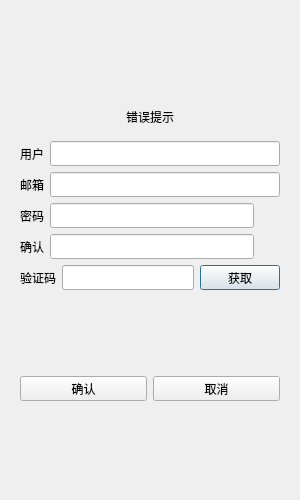
<?xml version="1.0" encoding="UTF-8"?>
<ui version="4.0">
 <class>RegistDialog</class>
 <widget class="QDialog" name="RegistDialog">
  <property name="geometry">
   <rect>
    <x>0</x>
    <y>0</y>
    <width>300</width>
    <height>500</height>
   </rect>
  </property>
  <property name="minimumSize">
   <size>
    <width>300</width>
    <height>500</height>
   </size>
  </property>
  <property name="maximumSize">
   <size>
    <width>300</width>
    <height>500</height>
   </size>
  </property>
  <property name="windowTitle">
   <string>Dialog</string>
  </property>
  <layout class="QHBoxLayout" name="horizontalLayout_7">
   <item>
    <layout class="QHBoxLayout" name="horizontalLayout_8">
     <item>
      <widget class="QStackedWidget" name="stackedWidget">
       <property name="currentIndex">
        <number>0</number>
       </property>
       <widget class="QWidget" name="page">
        <layout class="QVBoxLayout" name="verticalLayout_3">
         <item>
          <spacer name="verticalSpacer">
           <property name="orientation">
            <enum>Qt::Orientation::Vertical</enum>
           </property>
           <property name="sizeHint" stdset="0">
            <size>
             <width>20</width>
             <height>40</height>
            </size>
           </property>
          </spacer>
         </item>
         <item>
          <widget class="QWidget" name="widget" native="true">
           <layout class="QVBoxLayout" name="verticalLayout_4">
            <item>
             <widget class="QLabel" name="err_tip">
              <property name="text">
               <string>错误提示</string>
              </property>
              <property name="alignment">
               <set>Qt::AlignmentFlag::AlignCenter</set>
              </property>
             </widget>
            </item>
           </layout>
          </widget>
         </item>
         <item>
          <layout class="QHBoxLayout" name="horizontalLayout">
           <item>
            <widget class="QLabel" name="user_label">
             <property name="minimumSize">
              <size>
               <width>0</width>
               <height>25</height>
              </size>
             </property>
             <property name="maximumSize">
              <size>
               <width>16777215</width>
               <height>25</height>
              </size>
             </property>
             <property name="text">
              <string>用户</string>
             </property>
            </widget>
           </item>
           <item>
            <widget class="QLineEdit" name="user_edit">
             <property name="minimumSize">
              <size>
               <width>0</width>
               <height>25</height>
              </size>
             </property>
             <property name="maximumSize">
              <size>
               <width>16777215</width>
               <height>25</height>
              </size>
             </property>
            </widget>
           </item>
          </layout>
         </item>
         <item>
          <layout class="QHBoxLayout" name="horizontalLayout_2">
           <item>
            <widget class="QLabel" name="email_label">
             <property name="minimumSize">
              <size>
               <width>0</width>
               <height>25</height>
              </size>
             </property>
             <property name="maximumSize">
              <size>
               <width>16777215</width>
               <height>25</height>
              </size>
             </property>
             <property name="text">
              <string>邮箱</string>
             </property>
            </widget>
           </item>
           <item>
            <widget class="QLineEdit" name="email_edit">
             <property name="minimumSize">
              <size>
               <width>0</width>
               <height>25</height>
              </size>
             </property>
             <property name="maximumSize">
              <size>
               <width>16777215</width>
               <height>25</height>
              </size>
             </property>
            </widget>
           </item>
          </layout>
         </item>
         <item>
          <layout class="QHBoxLayout" name="horizontalLayout_3">
           <item>
            <widget class="QLabel" name="pass_label">
             <property name="minimumSize">
              <size>
               <width>0</width>
               <height>25</height>
              </size>
             </property>
             <property name="maximumSize">
              <size>
               <width>16777215</width>
               <height>25</height>
              </size>
             </property>
             <property name="text">
              <string>密码</string>
             </property>
            </widget>
           </item>
           <item>
            <widget class="QLineEdit" name="pass_edit">
             <property name="minimumSize">
              <size>
               <width>0</width>
               <height>25</height>
              </size>
             </property>
             <property name="maximumSize">
              <size>
               <width>16777215</width>
               <height>25</height>
              </size>
             </property>
            </widget>
           </item>
           <item>
            <widget class="ClickedLabel" name="pass_visible">
             <property name="minimumSize">
              <size>
               <width>20</width>
               <height>20</height>
              </size>
             </property>
             <property name="maximumSize">
              <size>
               <width>20</width>
               <height>20</height>
              </size>
             </property>
             <property name="text">
              <string/>
             </property>
            </widget>
           </item>
          </layout>
         </item>
         <item>
          <layout class="QHBoxLayout" name="horizontalLayout_4">
           <item>
            <widget class="QLabel" name="confirm_label">
             <property name="minimumSize">
              <size>
               <width>0</width>
               <height>25</height>
              </size>
             </property>
             <property name="maximumSize">
              <size>
               <width>16777215</width>
               <height>25</height>
              </size>
             </property>
             <property name="text">
              <string>确认</string>
             </property>
            </widget>
           </item>
           <item>
            <widget class="QLineEdit" name="confirm_edit">
             <property name="minimumSize">
              <size>
               <width>0</width>
               <height>25</height>
              </size>
             </property>
             <property name="maximumSize">
              <size>
               <width>16777215</width>
               <height>25</height>
              </size>
             </property>
            </widget>
           </item>
           <item>
            <widget class="ClickedLabel" name="confirm_visible">
             <property name="minimumSize">
              <size>
               <width>20</width>
               <height>20</height>
              </size>
             </property>
             <property name="maximumSize">
              <size>
               <width>20</width>
               <height>20</height>
              </size>
             </property>
             <property name="text">
              <string/>
             </property>
            </widget>
           </item>
          </layout>
         </item>
         <item>
          <layout class="QHBoxLayout" name="horizontalLayout_5">
           <item>
            <widget class="QLabel" name="verify_label">
             <property name="minimumSize">
              <size>
               <width>0</width>
               <height>25</height>
              </size>
             </property>
             <property name="maximumSize">
              <size>
               <width>16777215</width>
               <height>25</height>
              </size>
             </property>
             <property name="text">
              <string>验证码</string>
             </property>
            </widget>
           </item>
           <item>
            <widget class="QLineEdit" name="verify_edit">
             <property name="minimumSize">
              <size>
               <width>0</width>
               <height>25</height>
              </size>
             </property>
             <property name="maximumSize">
              <size>
               <width>16777215</width>
               <height>25</height>
              </size>
             </property>
            </widget>
           </item>
           <item>
            <widget class="TimerBtn" name="get_code">
             <property name="minimumSize">
              <size>
               <width>0</width>
               <height>25</height>
              </size>
             </property>
             <property name="maximumSize">
              <size>
               <width>16777215</width>
               <height>25</height>
              </size>
             </property>
             <property name="text">
              <string>获取</string>
             </property>
            </widget>
           </item>
          </layout>
         </item>
         <item>
          <spacer name="verticalSpacer_2">
           <property name="orientation">
            <enum>Qt::Orientation::Vertical</enum>
           </property>
           <property name="sizeHint" stdset="0">
            <size>
             <width>20</width>
             <height>40</height>
            </size>
           </property>
          </spacer>
         </item>
         <item>
          <layout class="QHBoxLayout" name="horizontalLayout_6">
           <item>
            <widget class="QPushButton" name="confirm_btn">
             <property name="minimumSize">
              <size>
               <width>0</width>
               <height>25</height>
              </size>
             </property>
             <property name="maximumSize">
              <size>
               <width>16777215</width>
               <height>25</height>
              </size>
             </property>
             <property name="text">
              <string>确认</string>
             </property>
            </widget>
           </item>
           <item>
            <widget class="QPushButton" name="cancel_btn">
             <property name="minimumSize">
              <size>
               <width>0</width>
               <height>25</height>
              </size>
             </property>
             <property name="maximumSize">
              <size>
               <width>16777215</width>
               <height>25</height>
              </size>
             </property>
             <property name="text">
              <string>取消</string>
             </property>
            </widget>
           </item>
          </layout>
         </item>
         <item>
          <spacer name="verticalSpacer_3">
           <property name="orientation">
            <enum>Qt::Orientation::Vertical</enum>
           </property>
           <property name="sizeHint" stdset="0">
            <size>
             <width>20</width>
             <height>40</height>
            </size>
           </property>
          </spacer>
         </item>
        </layout>
       </widget>
       <widget class="QWidget" name="page_2">
        <layout class="QVBoxLayout" name="verticalLayout">
         <item>
          <spacer name="verticalSpacer_4">
           <property name="orientation">
            <enum>Qt::Orientation::Vertical</enum>
           </property>
           <property name="sizeHint" stdset="0">
            <size>
             <width>20</width>
             <height>40</height>
            </size>
           </property>
          </spacer>
         </item>
         <item>
          <widget class="QLabel" name="tip_lb">
           <property name="text">
            <string>注册成功! 5秒后返回登录</string>
           </property>
           <property name="alignment">
            <set>Qt::AlignmentFlag::AlignCenter</set>
           </property>
          </widget>
         </item>
         <item>
          <widget class="QLabel" name="tip2_lb">
           <property name="text">
            <string>可点击返回按钮直接返回登录界面</string>
           </property>
           <property name="alignment">
            <set>Qt::AlignmentFlag::AlignCenter</set>
           </property>
          </widget>
         </item>
         <item>
          <spacer name="verticalSpacer_5">
           <property name="orientation">
            <enum>Qt::Orientation::Vertical</enum>
           </property>
           <property name="sizeHint" stdset="0">
            <size>
             <width>20</width>
             <height>40</height>
            </size>
           </property>
          </spacer>
         </item>
         <item>
          <widget class="QWidget" name="widget_2" native="true">
           <layout class="QHBoxLayout" name="horizontalLayout_9">
            <item>
             <spacer name="horizontalSpacer">
              <property name="orientation">
               <enum>Qt::Orientation::Horizontal</enum>
              </property>
              <property name="sizeHint" stdset="0">
               <size>
                <width>40</width>
                <height>20</height>
               </size>
              </property>
             </spacer>
            </item>
            <item>
             <widget class="QPushButton" name="return_btn">
              <property name="minimumSize">
               <size>
                <width>0</width>
                <height>25</height>
               </size>
              </property>
              <property name="maximumSize">
               <size>
                <width>16777215</width>
                <height>25</height>
               </size>
              </property>
              <property name="text">
               <string>返回登录</string>
              </property>
             </widget>
            </item>
            <item>
             <spacer name="horizontalSpacer_2">
              <property name="orientation">
               <enum>Qt::Orientation::Horizontal</enum>
              </property>
              <property name="sizeHint" stdset="0">
               <size>
                <width>40</width>
                <height>20</height>
               </size>
              </property>
             </spacer>
            </item>
           </layout>
          </widget>
         </item>
         <item>
          <spacer name="verticalSpacer_6">
           <property name="orientation">
            <enum>Qt::Orientation::Vertical</enum>
           </property>
           <property name="sizeHint" stdset="0">
            <size>
             <width>20</width>
             <height>40</height>
            </size>
           </property>
          </spacer>
         </item>
        </layout>
       </widget>
      </widget>
     </item>
    </layout>
   </item>
  </layout>
 </widget>
 <customwidgets>
  <customwidget>
   <class>TimerBtn</class>
   <extends>QPushButton</extends>
   <header>timerbtn.h</header>
  </customwidget>
  <customwidget>
   <class>ClickedLabel</class>
   <extends>QLabel</extends>
   <header>clickedlabel.h</header>
  </customwidget>
 </customwidgets>
 <resources/>
 <connections/>
</ui>
